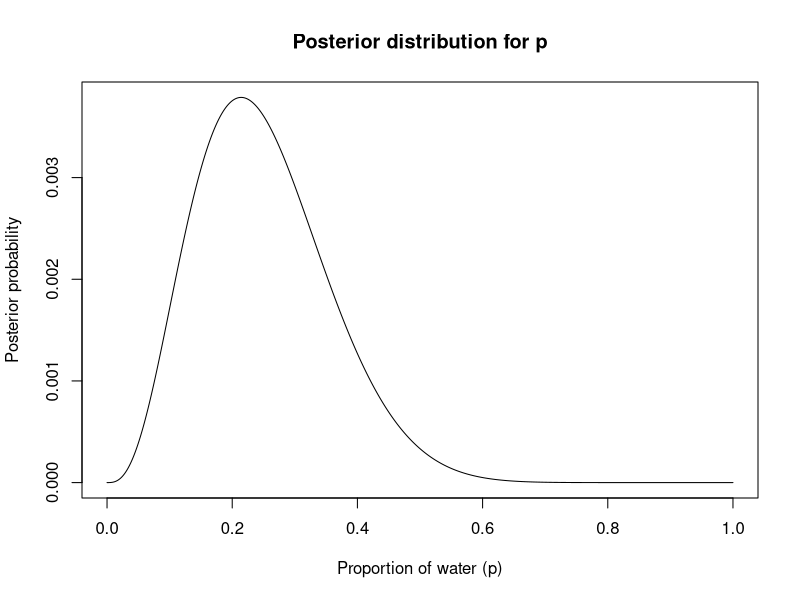
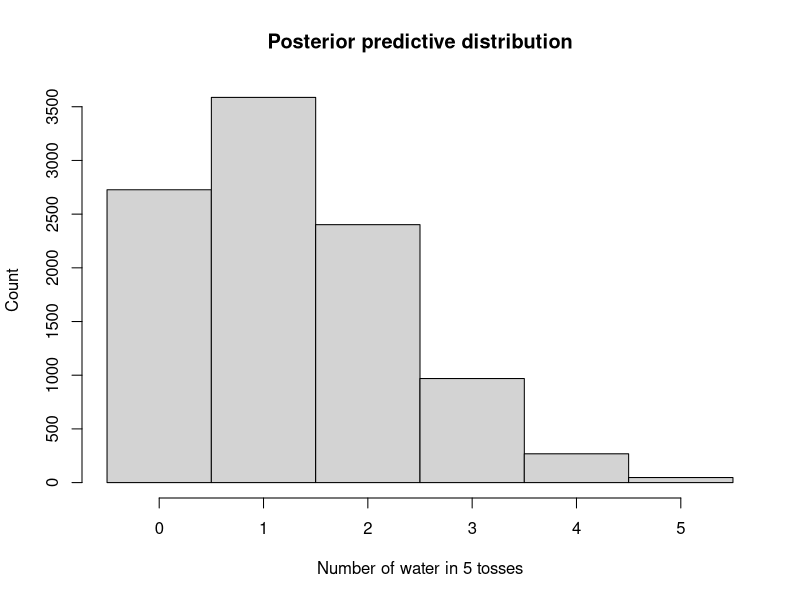

Reproduce these figures in R, in order.
## ---- chunk 1
knitr::opts_chunk$set(fig.align = "center")
## ---- chunk 2
# Create a sequence of p values from 0 to 1
p_grid <- seq(0, 1, length.out = 1000)

# Prior (uniform)
prior <- rep(1, 1000)

# Likelihood (binomial)
likelihood <- dbinom(3, size = 14, prob = p_grid)

# Posterior (proportional to likelihood * prior)
posterior <- likelihood * prior
posterior <- posterior / sum(posterior)

# Plot the posterior
plot(p_grid, posterior, type = "l", 
     xlab = "Proportion of water (p)", 
     ylab = "Posterior probability",
     main = "Posterior distribution for p")
## ---- chunk 3
# Number of samples from posterior
n_samples <- 10000

# Sample p values from posterior
p_samples <- sample(p_grid, prob = posterior, size = n_samples, replace = TRUE)

# Generate predictions for 5 tosses
n_tosses <- 5
predictions <- rbinom(n_samples, size = n_tosses, prob = p_samples)

# Plot the posterior predictive distribution
hist(predictions, 
     xlab = "Number of water in 5 tosses",
     ylab = "Count",
     main = "Posterior predictive distribution",
     breaks = seq(-0.5, 5.5, by = 1))
